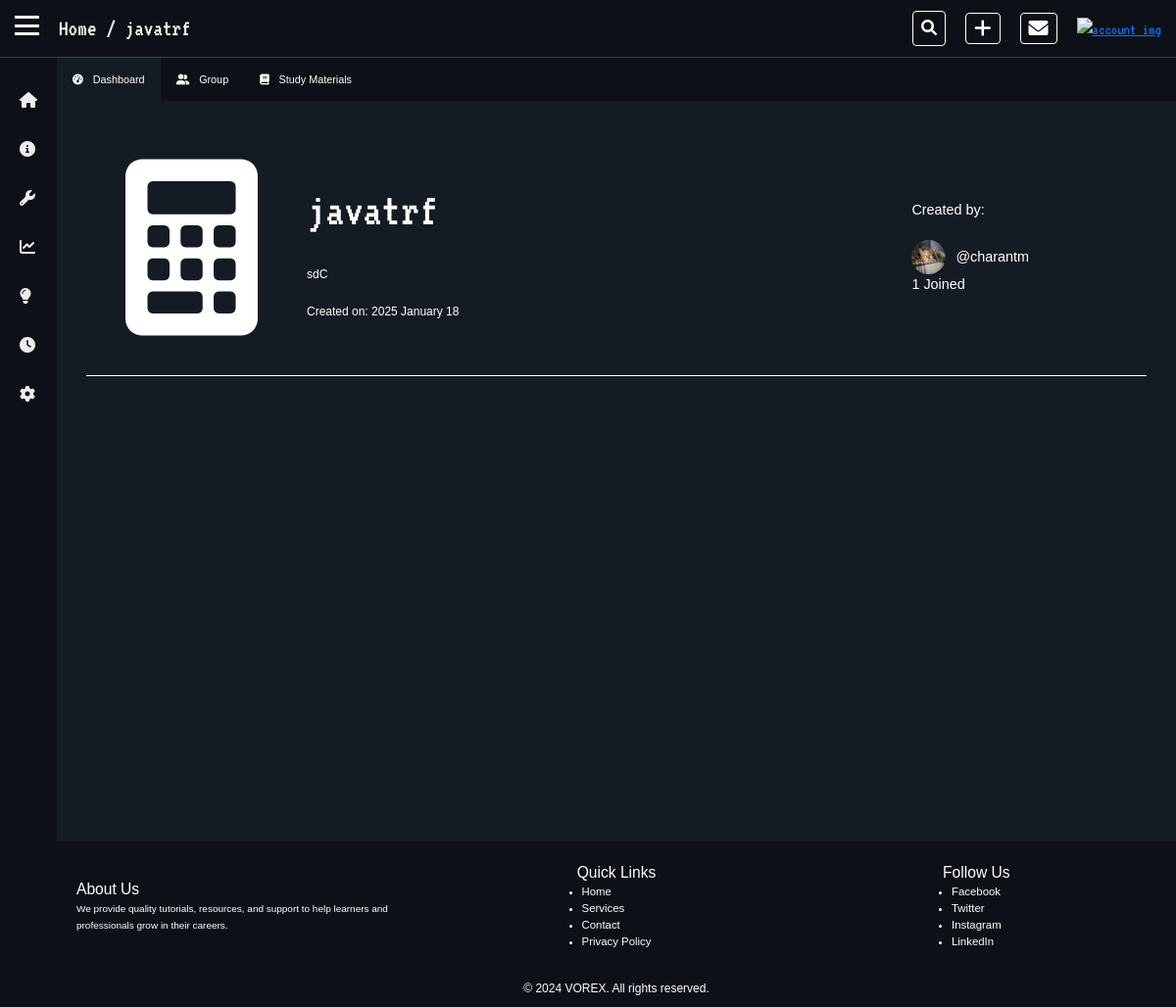
Before: /rooms/javatrf (signed in) with the older database file.
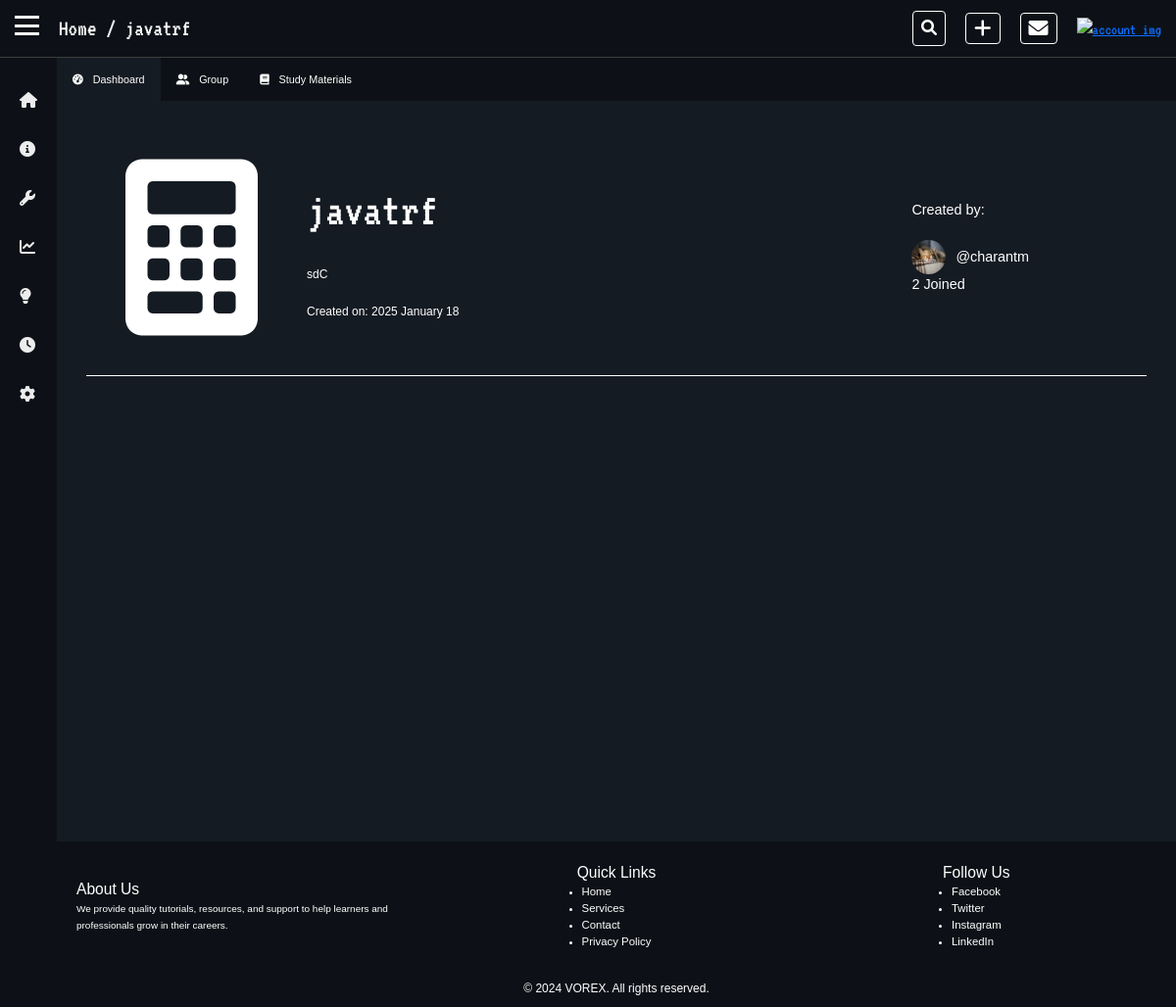
After: the same page with the newer database file.
### base/models.py (models this page shows, shortened)
class Room(models.Model):
    created_by = models.ForeignKey(User, on_delete=models.CASCADE,related_name="rooms",null=True)
    name = models.CharField(max_length=50)
    tags = models.ManyToManyField(Tag, related_name="rooms")
    description = models.TextField(blank=True, null=True)
    created_at = models.DateTimeField(auto_now_add=True)
    updated_at = models.DateTimeField(auto_now=True)
    is_private = models.BooleanField(default=False)
    members_count = models.ManyToManyField(User, related_name="member_count")
    def member_count(self):
        return self.members_count.count()

### base/views.py (the view)
# urls.py: path('rooms/<str:room_name>',views.rooms, name='Rooms'),
@login_required(login_url='User_login')
def rooms(request, room_name):
    room = get_object_or_404(Room, name=room_name)
    context = {'rooms': room, 'members': room.member_count}
    if request.user in room.members_count.all():
        return render(request, 'base/room.html', context)
    else:
        messages.error(
            request, 'You are not a member of this room! join the room to continue')
        return redirect('Home')

### base/templates/base/room.html (shortened to what this page needs)
{% extends 'base.html' %} {% load static %} {% block nav1 %}
<a href="{% url 'Rooms' rooms.pk %}">/ {{rooms.name}}</a>
{% endblock %} {% block link %}
<link rel="stylesheet" href="{% static 'css/room.css' %}" />
{% endblock %} {% block content %}
<div class="rooms">
  <div class="tab">
    <button class="tablinks" onclick="openCity(event, 'London')" id="defaultOpen">
      <i class="fas fa-tachometer-alt"></i><span class="btn-txt">Dashboard</span>
    </button>
    <button class="tablinks" onclick="openCity(event, 'Paris')">
      <i class="fa-solid fa-user-group"></i><span class="btn-txt">Group</span>
    </button>
    <button class="tablinks" onclick="openCity(event, 'Tokyo')">
      <i class="fa-solid fa-book"></i><span class="btn-txt">Study Materials</span>
    </button>
  </div>
  <div id="London" class="tabcontent">
    <div class="tabcontent-top">
      <div class="tabcontent-top-left">
        <i class="fa-solid fa-calculator"></i>
        <div class="tabcontent-top-left-1">
          <p>{{rooms.name}}</p>
          <small>{{rooms.description}}</small>
          <small>Created on: {{rooms.created_at|date:"Y F j"}}</small>
        </div>
      </div>
      <div class="tabcontent-top-right">
        <p>Created by:</p>
        <div class="tabcontent-top-right-1">
          <img src="{% static 'assets/2019_07_29_77135_1564383613._large.jpg' %}" alt="img" />
          <a href="#">@{{rooms.created_by.username}}</a>
        </div>
        <p>{{members}} Joined</p>
      </div>
    </div>
  </div>
</div>
{% endblock %}

Changed rows visible on the page:
changed Room "javatrf": id "1" → "2"
